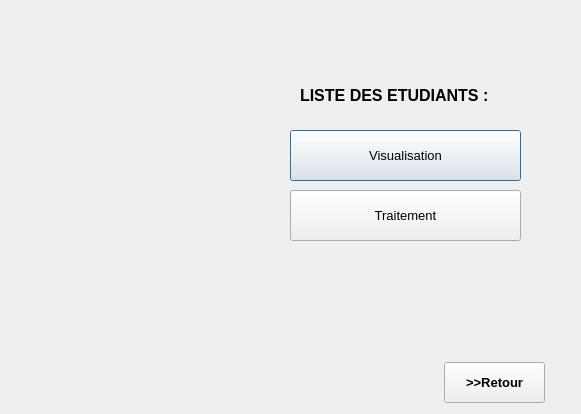
<?xml version="1.0" encoding="UTF-8"?>
<ui version="4.0">
 <class>ETUDIANT1</class>
 <widget class="QDialog" name="ETUDIANT1">
  <property name="geometry">
   <rect>
    <x>0</x>
    <y>0</y>
    <width>581</width>
    <height>414</height>
   </rect>
  </property>
  <property name="windowTitle">
   <string>Dialog</string>
  </property>
  <widget class="QLabel" name="label">
   <property name="geometry">
    <rect>
     <x>90</x>
     <y>30</y>
     <width>311</width>
     <height>321</height>
    </rect>
   </property>
   <property name="text">
    <string/>
   </property>
   <property name="pixmap">
    <pixmap resource="IMAGES.qrc">:/resources/images/Etudiant.jpg</pixmap>
   </property>
  </widget>
  <widget class="QLabel" name="label_2">
   <property name="geometry">
    <rect>
     <x>300</x>
     <y>80</y>
     <width>231</width>
     <height>31</height>
    </rect>
   </property>
   <property name="font">
    <font>
     <pointsize>12</pointsize>
     <weight>75</weight>
     <bold>true</bold>
    </font>
   </property>
   <property name="text">
    <string>LISTE DES ETUDIANTS :</string>
   </property>
  </widget>
  <widget class="QPushButton" name="visualisation">
   <property name="geometry">
    <rect>
     <x>290</x>
     <y>130</y>
     <width>231</width>
     <height>51</height>
    </rect>
   </property>
   <property name="font">
    <font>
     <pointsize>10</pointsize>
    </font>
   </property>
   <property name="text">
    <string>Visualisation</string>
   </property>
  </widget>
  <widget class="QPushButton" name="traitement">
   <property name="geometry">
    <rect>
     <x>290</x>
     <y>190</y>
     <width>231</width>
     <height>51</height>
    </rect>
   </property>
   <property name="font">
    <font>
     <pointsize>10</pointsize>
    </font>
   </property>
   <property name="text">
    <string>Traitement</string>
   </property>
  </widget>
  <widget class="QPushButton" name="pushButton">
   <property name="geometry">
    <rect>
     <x>444</x>
     <y>362</y>
     <width>101</width>
     <height>41</height>
    </rect>
   </property>
   <property name="font">
    <font>
     <pointsize>10</pointsize>
     <weight>75</weight>
     <bold>true</bold>
    </font>
   </property>
   <property name="text">
    <string>&gt;&gt;Retour</string>
   </property>
  </widget>
 </widget>
 <resources>
  <include location="IMAGES.qrc"/>
 </resources>
 <connections/>
</ui>
